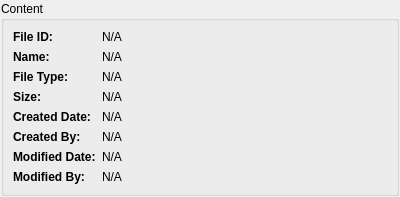
<?xml version="1.0" encoding="UTF-8"?>
<ui version="4.0">
 <class>HTFileWidget</class>
 <widget class="QWidget" name="HTFileWidget">
  <property name="geometry">
   <rect>
    <x>0</x>
    <y>0</y>
    <width>400</width>
    <height>187</height>
   </rect>
  </property>
  <property name="windowTitle">
   <string>HyperThought File</string>
  </property>
  <layout class="QGridLayout" name="centralLayout">
   <property name="leftMargin">
    <number>1</number>
   </property>
   <property name="topMargin">
    <number>1</number>
   </property>
   <property name="rightMargin">
    <number>1</number>
   </property>
   <property name="bottomMargin">
    <number>1</number>
   </property>
   <item row="0" column="0">
    <widget class="QGroupBox" name="contentGroup">
     <property name="sizePolicy">
      <sizepolicy hsizetype="Preferred" vsizetype="Minimum">
       <horstretch>0</horstretch>
       <verstretch>0</verstretch>
      </sizepolicy>
     </property>
     <property name="title">
      <string>Content</string>
     </property>
     <layout class="QGridLayout" name="contentLayout">
      <item row="0" column="0">
       <widget class="QLabel" name="fileIdLabel">
        <property name="font">
         <font>
          <weight>75</weight>
          <bold>true</bold>
         </font>
        </property>
        <property name="text">
         <string>File ID:</string>
        </property>
       </widget>
      </item>
      <item row="0" column="1">
       <widget class="QLabel" name="fileIdView">
        <property name="sizePolicy">
         <sizepolicy hsizetype="MinimumExpanding" vsizetype="Preferred">
          <horstretch>0</horstretch>
          <verstretch>0</verstretch>
         </sizepolicy>
        </property>
        <property name="text">
         <string>N/A</string>
        </property>
       </widget>
      </item>
      <item row="1" column="0">
       <widget class="QLabel" name="nameLabel">
        <property name="font">
         <font>
          <weight>75</weight>
          <bold>true</bold>
         </font>
        </property>
        <property name="text">
         <string>Name:</string>
        </property>
       </widget>
      </item>
      <item row="1" column="1">
       <widget class="QLabel" name="nameView">
        <property name="sizePolicy">
         <sizepolicy hsizetype="MinimumExpanding" vsizetype="Preferred">
          <horstretch>0</horstretch>
          <verstretch>0</verstretch>
         </sizepolicy>
        </property>
        <property name="text">
         <string>N/A</string>
        </property>
       </widget>
      </item>
      <item row="2" column="0">
       <widget class="QLabel" name="fileTypeLabel">
        <property name="font">
         <font>
          <weight>75</weight>
          <bold>true</bold>
         </font>
        </property>
        <property name="text">
         <string>File Type:</string>
        </property>
       </widget>
      </item>
      <item row="2" column="1">
       <widget class="QLabel" name="fileTypeView">
        <property name="sizePolicy">
         <sizepolicy hsizetype="MinimumExpanding" vsizetype="Preferred">
          <horstretch>0</horstretch>
          <verstretch>0</verstretch>
         </sizepolicy>
        </property>
        <property name="text">
         <string>N/A</string>
        </property>
       </widget>
      </item>
      <item row="3" column="0">
       <widget class="QLabel" name="sizeLabel">
        <property name="font">
         <font>
          <weight>75</weight>
          <bold>true</bold>
         </font>
        </property>
        <property name="text">
         <string>Size:</string>
        </property>
       </widget>
      </item>
      <item row="3" column="1">
       <widget class="QLabel" name="sizeView">
        <property name="sizePolicy">
         <sizepolicy hsizetype="MinimumExpanding" vsizetype="Preferred">
          <horstretch>0</horstretch>
          <verstretch>0</verstretch>
         </sizepolicy>
        </property>
        <property name="text">
         <string>N/A</string>
        </property>
       </widget>
      </item>
      <item row="4" column="0">
       <widget class="QLabel" name="CreatedDateLabel">
        <property name="font">
         <font>
          <weight>75</weight>
          <bold>true</bold>
         </font>
        </property>
        <property name="text">
         <string>Created Date:</string>
        </property>
       </widget>
      </item>
      <item row="4" column="1">
       <widget class="QLabel" name="createdDateView">
        <property name="sizePolicy">
         <sizepolicy hsizetype="MinimumExpanding" vsizetype="Preferred">
          <horstretch>0</horstretch>
          <verstretch>0</verstretch>
         </sizepolicy>
        </property>
        <property name="text">
         <string>N/A</string>
        </property>
       </widget>
      </item>
      <item row="5" column="0">
       <widget class="QLabel" name="createdByLabel">
        <property name="font">
         <font>
          <weight>75</weight>
          <bold>true</bold>
         </font>
        </property>
        <property name="text">
         <string>Created By:</string>
        </property>
       </widget>
      </item>
      <item row="5" column="1">
       <widget class="QLabel" name="createdByView">
        <property name="sizePolicy">
         <sizepolicy hsizetype="MinimumExpanding" vsizetype="Preferred">
          <horstretch>0</horstretch>
          <verstretch>0</verstretch>
         </sizepolicy>
        </property>
        <property name="text">
         <string>N/A</string>
        </property>
       </widget>
      </item>
      <item row="6" column="0">
       <widget class="QLabel" name="modifiedDateLabel">
        <property name="font">
         <font>
          <weight>75</weight>
          <bold>true</bold>
         </font>
        </property>
        <property name="text">
         <string>Modified Date:</string>
        </property>
       </widget>
      </item>
      <item row="6" column="1">
       <widget class="QLabel" name="modifiedDateView">
        <property name="sizePolicy">
         <sizepolicy hsizetype="MinimumExpanding" vsizetype="Preferred">
          <horstretch>0</horstretch>
          <verstretch>0</verstretch>
         </sizepolicy>
        </property>
        <property name="text">
         <string>N/A</string>
        </property>
       </widget>
      </item>
      <item row="7" column="0">
       <widget class="QLabel" name="modifiedByLabel">
        <property name="font">
         <font>
          <weight>75</weight>
          <bold>true</bold>
         </font>
        </property>
        <property name="text">
         <string>Modified By:</string>
        </property>
       </widget>
      </item>
      <item row="7" column="1">
       <widget class="QLabel" name="modifiedByView">
        <property name="sizePolicy">
         <sizepolicy hsizetype="MinimumExpanding" vsizetype="Preferred">
          <horstretch>0</horstretch>
          <verstretch>0</verstretch>
         </sizepolicy>
        </property>
        <property name="text">
         <string>N/A</string>
        </property>
       </widget>
      </item>
     </layout>
    </widget>
   </item>
   <item row="1" column="0">
    <spacer name="verticalSpacer">
     <property name="orientation">
      <enum>Qt::Vertical</enum>
     </property>
     <property name="sizeHint" stdset="0">
      <size>
       <width>20</width>
       <height>40</height>
      </size>
     </property>
    </spacer>
   </item>
  </layout>
 </widget>
 <resources/>
 <connections/>
</ui>
